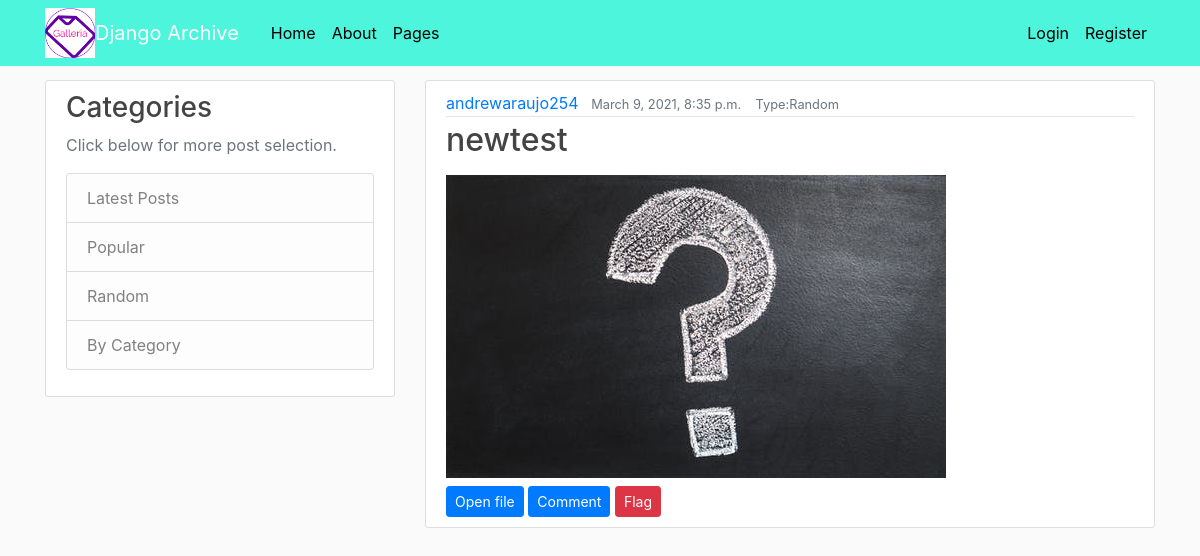
The app's page /file/11/ with its own data.
### users/models.py (models this page shows, shortened)
class userFile(models.Model):
    title = models.CharField(max_length=150, blank=False)
    uploader = models.ForeignKey(User, on_delete=models.CASCADE, editable=False)
    uploadDate = models.DateTimeField(default=timezone.now())
    realFile = models.FileField(upload_to='files/')
    YES = 'Yes'
    NO = 'No'
    FILE_OPTIONS = (
        ('Text','Text'),
        ('Image','Image'),
        ('Video','Video'),
        ('Audio','Audio'),
    )
    ALLOW_OTHERS = (
        (YES,'Allow'),
        (NO, 'Disallow')
    )
    permissionToDownload = models.CharField(
        max_length=3,
        choices=ALLOW_OTHERS,
        default=YES,
    )
    permissionToSeeUser = models.CharField(
        max_length=3,
        choices=ALLOW_OTHERS,
        default=YES,
    )
    FileType = models.CharField(
        max_length=5,
        choices=FILE_OPTIONS,
        default='Random'
    )

### users/views.py (the view)
# urls.py: path('file/<int:pk>/', fileDetail.as_view(),name='file-detail'),
class fileDetail(DetailView):
    model = userFile
    template_name = "users/file.html"
    context_object_name = 'file'
    ordering = ['-uploadDate']

### users/templates/users/file.html
{% extends "archive/base.html" %}
{% block content %}
    <article class="media content-section">
      <div class="media-body">
        <div class="article-metadata">
          {% if object.permissionToSeeUser == 'Yes'%}
          <a class="mr-2" href="#">{{ object.uploader }}</a>
          {%else%}
          <a class="mr-2">anonymous</a>
          {% endif %}
          <small class="text-muted">{{ object.uploadDate }} &nbsp;&nbsp; Type:{{object.FileType}}</small>
        </div>
          {% if post.FileType == 'Text'%}
        <h2><p class="article-title">{{ object.title }}</p> <img src="/static/archive/file.jpeg"></h2>
          {%elif post.FileType == 'Image'%}
        <h2><p class="article-title">{{ object.title }}</p> <img src="/static/archive/picture.jpeg"></h2>
          {%elif post.FileType == 'Video'%}
        <h2><p class="article-title">{{ object.title }}</p> <img src="/static/archive/video.jpeg"></h2>
          {%elif post.FileType == 'Audio'%}
        <h2><p class="article-title">{{ object.title }}</p> <img src="/static/archive/audio.jpeg"></h2>
          {%else%}
        <h2><p class="article-title">{{ object.title }}</p> <img src="/static/archive/random.jpeg"></h2>
          {%endif%}
        <a href="{{file.realFile.url}}" class="btn btn-primary btn-sm" target="_blank">Open file</a>
        <a href="#" class="btn btn-primary btn-sm" target="_blank">Comment</a>
        <a href="#" class="btn btn-danger btn-sm" target="_blank">Flag</a>
      </div>
    </article>
{% endblock content %}

### archive/static/archive/main.css (style rules this page uses)
body { background: #fafafa; color: #333333; margin-top: 5rem; }
h1, h2, h3, h4, h5, h6 { color: #444444; }
.content-section { background: #ffffff; padding: 10px 20px; border: 1px solid #dddddd; border-radius: 3px; margin-bottom: 20px; }
.article-title { color: #444444; }
.article-metadata { padding-bottom: 1px; margin-bottom: 4px; border-bottom: 1px solid #e3e3e3 }

### records on screen
userFile: uploader "andrewaraujo254", uploadDate "March 9, 2021, 8:35 p.m.", FileType "Random", title "newtest"
